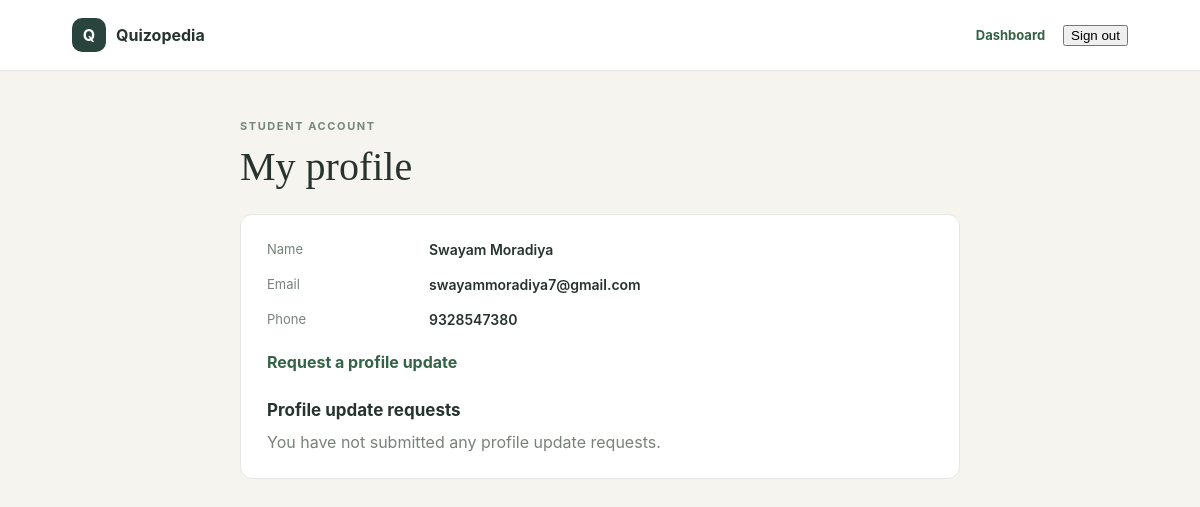
Screenshot of /profile/ (signed in) with the database file from the repository.
### report_cards/models.py (models this page shows, shortened)
class Student(models.Model):
    user = models.OneToOneField(
        settings.AUTH_USER_MODEL,
        on_delete=models.CASCADE,
        related_name="student_profile",
        null=True,
        blank=True,
    )
    name = models.CharField(max_length=100)
    email = models.EmailField()
    phone = models.CharField(max_length=20)

### report_cards/views.py (the view, shortened to what this page needs)
# urls.py: path('profile/', profile, name='profile'),
@login_required
def profile(request):
    student = Student.objects.filter(user=request.user).first()
    return render(
        request,
        "report_cards/profile.html",
        {
            "is_admin_profile": False,
            "student": student,
            "profile_changes": (
                student.profile_changes.order_by("-created_at", "-pk")
                if student
                else StudentProfileChange.objects.none()
            ),
            "profile_name": (
                student.name
                if student
                else request.user.get_full_name() or request.user.get_username()
            ),
            "profile_email": student.email if student else request.user.email,
            "profile_phone": student.phone if student else "",
        },
    )

### report_cards/views.py (called while the page is built)
def _is_admin(user):
    return (
        user.is_staff
        or user.is_superuser
        or Admin.objects.filter(user=user).exists()
    )

### report_cards/templates/report_cards/profile.html (shortened to what this page needs)
<!doctype html>
<html lang="en">
<head>
</head>
<body>
    <header>
        <div class="brand"><span class="mark" aria-hidden="true">Q</span> Quizopedia</div>
        <nav class="header-links">
            <a href="{% if is_admin_profile %}{% url 'admin_dashboard' %}{% else %}{% url 'student_dashboard' %}{% endif %}">Dashboard</a>
            <form method="post" action="{% url 'logout' %}">
                {% csrf_token %}<button type="submit">Sign out</button>
            </form>
        </nav>
    </header>
    <main>
        <div class="eyebrow">{% if is_admin_profile %}Administrator account{% else %}Student account{% endif %}</div>
        <h1>My profile</h1>
        <section class="card">
            <dl>
                <dt>Name</dt><dd>{{ profile_name|default:"Not provided" }}</dd>
                <dt>Email</dt><dd>{{ profile_email|default:"Not provided" }}</dd>
                <dt>Phone</dt><dd>{{ profile_phone|default:"Not provided" }}</dd>
            </dl>
            {% if not is_admin_profile %}
                {% if student %}
                    <div class="actions"><a href="{% url 'student_profile_edit' %}">Request a profile update</a></div>
                    <section class="requests" aria-labelledby="request-history-title">
                        <h2 id="request-history-title">Profile update requests</h2>
                        {% for change in profile_changes %}
                            <article class="request">
                                <span class="status status-{{ change.status }}">{{ change.get_status_display }}</span>
                                Requested on {{ change.created_at|date:"N j, Y, P" }}.
                                {% if change.reviewed_at %}<span class="request-meta">Reviewed on {{ change.reviewed_at|date:"N j, Y, P" }}.</span>{% endif %}
                            </article>
                        {% empty %}
                            <div class="request-meta">You have not submitted any profile update requests.</div>
                        {% endfor %}
                    </section>
                {% else %}
                    <div class="pending">Your school has not linked a student profile to this account yet. Contact your administrator to get started.</div>
                {% endif %}
            {% endif %}
        </section>
    </main>
</body>
</html>

### report_cards/templates/report_cards/profile.html (style rules this page uses)
* { box-sizing: border-box; }
body { margin: 0; min-height: 100vh; background: #f6f4ef; color: #26332f; font-family: Inter, "Segoe UI", Arial, sans-serif; }
header { display: flex; align-items: center; justify-content: space-between; padding: 18px clamp(20px, 6vw, 76px); border-bottom: 1px solid #e8e7e1; background: #fff; }
.brand { display: flex; align-items: center; gap: 10px; font-weight: 750; }
.mark { display: grid; width: 34px; height: 34px; place-items: center; border-radius: 10px; background: #29443d; color: #fff; }
.header-links { display: flex; align-items: center; gap: 18px; font-size: 13px; }
a { color: #356348; font-weight: 650; text-decoration: none; }
main { width: min(720px, calc(100% - 40px)); margin: 48px auto; }
.eyebrow { color: #76877c; font-size: 11px; font-weight: 700; letter-spacing: 1.6px; text-transform: uppercase; }
h1 { margin: 10px 0 24px; font-family: Georgia, "Times New Roman", serif; font-size: 40px; font-weight: 400; }
.card { padding: 26px; border: 1px solid #e4e8e4; border-radius: 12px; background: #fff; }
dl { display: grid; grid-template-columns: 150px 1fr; gap: 18px 12px; margin: 0; }
dt { color: #76827a; font-size: 13px; }
dd { margin: 0; overflow-wrap: anywhere; font-size: 14px; font-weight: 600; }
.actions { display: flex; gap: 14px; margin-top: 24px; }
.requests { margin-top: 28px; }
h2 { margin: 0 0 12px; font-size: 17px; }
.request-meta { color: #76827a; }

### rows the page displays
Student: name "Swayam Moradiya", email "swayammoradiya7@gmail.com", phone "9328547380"
